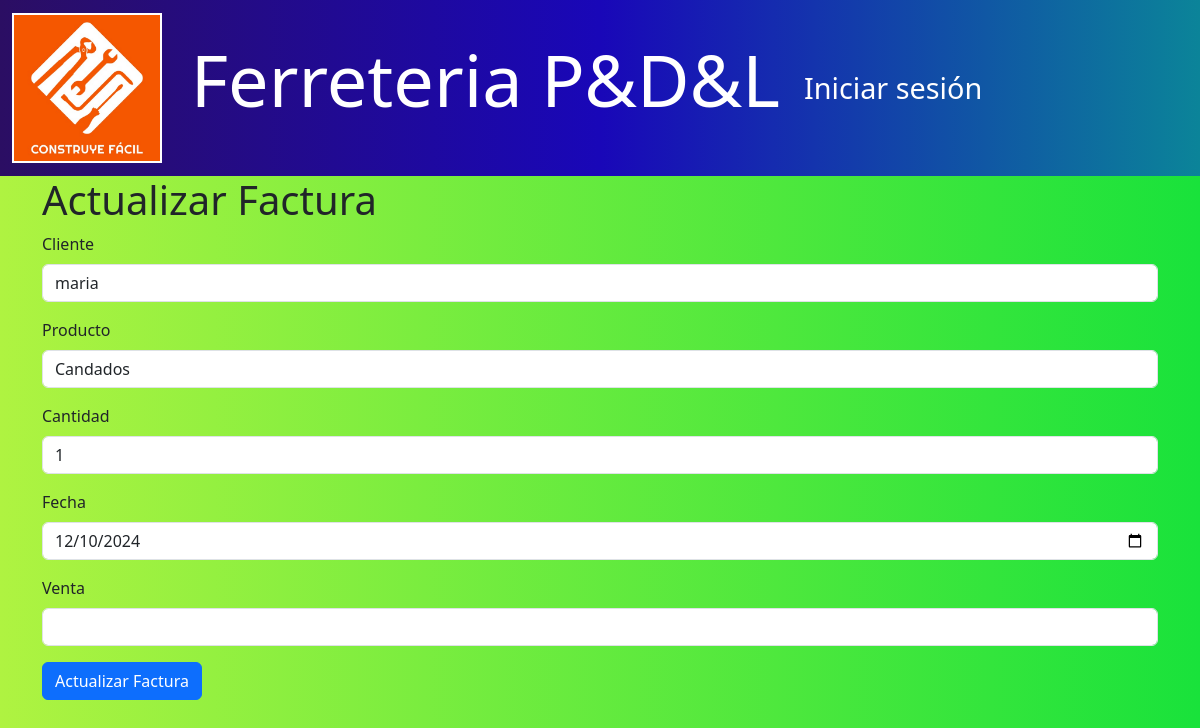
/facturas/edit/2, run on the app's committed database.
### models/factura_model.py (models this page shows, shortened)
class Factura(db.Model):
    __tablename__ = "facturas"
    id = db.Column(db.Integer, primary_key=True)
    cliente_id = db.Column(db.Integer, db.ForeignKey('clientes.id'), nullable=False)
    producto_id = db.Column(db.Integer, db.ForeignKey('productos.id'), nullable=False)
    cantidad = db.Column(db.Integer, nullable=False)
    total = db.Column(db.Float, nullable=False)
    fecha = db.Column(db.Date, nullable=False)
    venta_id = db.Column(db.Integer, db.ForeignKey('ventas.id'), nullable=False)
    cliente = db.relationship('Cliente', back_populates='facturas')
    producto = db.relationship('Producto', back_populates='facturas')
    venta = db.relationship('Venta', back_populates='facturas')  # Relación inversa con Venta
    @staticmethod
    def get_by_id(id):
        return Factura.query.get(id)

### models/cliente_model.py (models this page shows, shortened)
class Cliente(db.Model):
    __tablename__ = "clientes"
    id = db.Column(db.Integer,primary_key=True)
    nombre = db.Column(db.String(80),nullable=False)
    email = db.Column(db.String(100),nullable=False)
    telefono = db.Column(db.String(20),nullable=False)
    facturas = db.relationship('Factura', back_populates='cliente')
    ventas = db.relationship('Venta',back_populates='cliente')

### models/producto_model.py (models this page shows, shortened)
class Producto(db.Model):
    __tablename__ = "productos"
    id = db.Column(db.Integer, primary_key=True)
    nombre = db.Column(db.String(100), nullable=False)
    descripcion = db.Column(db.String(120), nullable=False)
    precio = db.Column(db.Float(11, 2), nullable=False)
    stock = db.Column(db.Integer, nullable=False)
    ventas = db.relationship('Venta', back_populates='producto')
    compras = db.relationship('Compra', back_populates='producto')
    facturas = db.relationship('Factura', back_populates='producto')

### controllers/factura_controller.py (the view, shortened to what this page needs)
@factura_bp.route("/edit/<int:id>", methods=['GET', 'POST'])
def edit(id):
    factura = Factura.get_by_id(id)
    if not factura:
        flash("Factura no encontrada.", "error")
        return redirect(url_for('factura.index'))
    clientes = Cliente.query.all()
    productos = Producto.query.all()
    ventas = Venta.query.all()
    return factura_view.edit(factura, clientes, productos)

### run.py (called while the page is built)
@app.context_processor
def inject_active_path():
    def is_active(path):
        return 'active' if request.path == path else ''
    return(dict(is_active =  is_active))

### views/factura_view.py (called while the page is built)
def edit(factura, clientes, productos):
    return render_template('facturas/edit.html', factura=factura, clientes=clientes, productos=productos)

### templates/facturas/edit.html (shortened to what this page needs)
{% extends 'base.html' %}
{% block content  %}
<h1>Actualizar Factura</h1>
<form action="{{ url_for('factura.edit',id=factura.id) }}" method="POST">
    <div class="mb-3">
        <label for=""  class="form-label">Cliente</label>
        <select class="form-control" name="cliente_id" required>
            {% for cliente in clientes %}
                <option value="{{ cliente.id }}" {% if cliente.id == factura.cliente_id %}selected{% endif %}>{{ cliente.nombre }}</option>
            {% endfor %}
        </select>
    </div>
    <div class="mb-3">
        <label for=""  class="form-label">Producto</label>
        <select class="form-control" name="producto_id" required>
            {% for producto in productos %}
                <option value="{{ producto.id }}" {% if producto.id == factura.producto_id %}selected{% endif %}>{{ producto.nombre }}</option>
            {% endfor %}
        </select>
    </div>
    <div class="mb-3">
        <label for=""  class="form-label">Cantidad</label>
        <input type="number" class="form-control" name="cantidad" value="{{factura.cantidad}}" required min="1">
    </div>
    <div class="mb-3">
        <label for=""  class="form-label">Fecha</label>
        <input type="date" class="form-control" name="fecha" value="{{ factura.fecha }}" required>
    </div>
    <div class="mb-3">
        <label for="venta_id" class="form-label">Venta</label>
        <select class="form-control" name="venta_id" id="venta_id" required>
        </select>
    </div>
    <button type="submit" class="btn btn-primary">Actualizar Factura</button>
</form>
{% endblock %}

### templates/base.html (style rules this page uses)
body { background: linear-gradient(to right, #aff341, #19e23b); min-height: 100vh; }

### data on the page
Factura: cliente_id "maria", producto_id "Candados", cantidad "1", fecha "12/10/2024"
